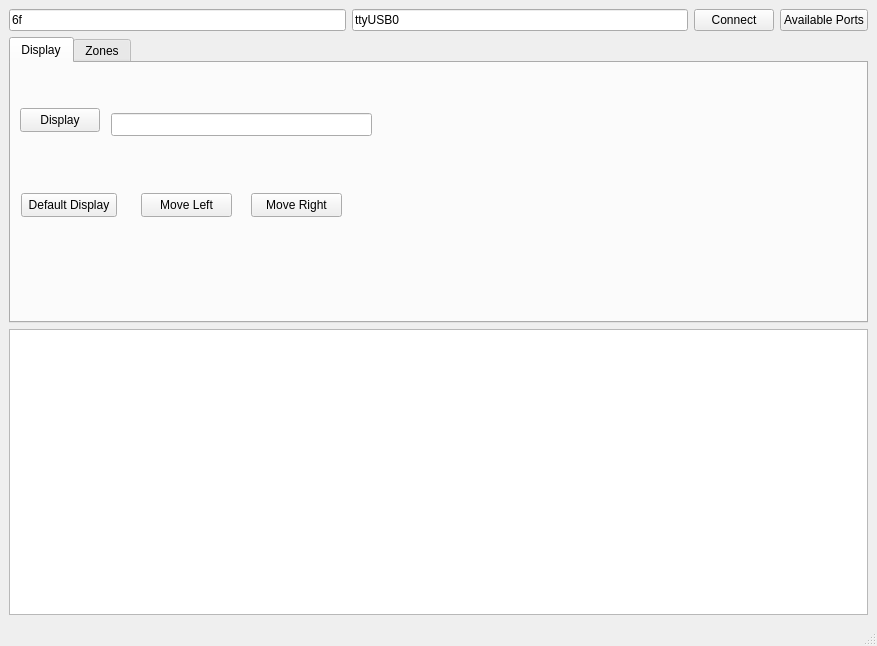
<?xml version="1.0" encoding="UTF-8"?>
<ui version="4.0">
 <class>MainWindow</class>
 <widget class="QMainWindow" name="MainWindow">
  <property name="geometry">
   <rect>
    <x>0</x>
    <y>0</y>
    <width>877</width>
    <height>646</height>
   </rect>
  </property>
  <property name="windowTitle">
   <string>MainWindow</string>
  </property>
  <widget class="QWidget" name="centralwidget">
   <layout class="QVBoxLayout" name="verticalLayout">
    <item>
     <layout class="QHBoxLayout" name="horizontalLayout">
      <item>
       <widget class="QLineEdit" name="lineEditSlaveAddress">
        <property name="text">
         <string>6f</string>
        </property>
        <property name="placeholderText">
         <string>Slave Address e.g. 6f</string>
        </property>
       </widget>
      </item>
      <item>
       <widget class="QLineEdit" name="lineEditPortName">
        <property name="text">
         <string>ttyUSB0</string>
        </property>
        <property name="placeholderText">
         <string>Por name e.g. ttyUSB0</string>
        </property>
       </widget>
      </item>
      <item>
       <widget class="QPushButton" name="pushButtonConnect">
        <property name="text">
         <string>Connect</string>
        </property>
       </widget>
      </item>
      <item>
       <widget class="QPushButton" name="pushButtonAvailablePorts">
        <property name="text">
         <string>Available Ports</string>
        </property>
       </widget>
      </item>
     </layout>
    </item>
    <item>
     <widget class="QTabWidget" name="tabWidget">
      <property name="currentIndex">
       <number>0</number>
      </property>
      <widget class="QWidget" name="tabDisplay">
       <attribute name="title">
        <string>Display</string>
       </attribute>
       <widget class="QPushButton" name="pushButtonDisplayText">
        <property name="geometry">
         <rect>
          <x>9</x>
          <y>45</y>
          <width>80</width>
          <height>24</height>
         </rect>
        </property>
        <property name="text">
         <string>Display</string>
        </property>
       </widget>
       <widget class="QLineEdit" name="lineEditDisplayText">
        <property name="geometry">
         <rect>
          <x>100</x>
          <y>50</y>
          <width>261</width>
          <height>23</height>
         </rect>
        </property>
       </widget>
       <widget class="QPushButton" name="pushButtonDefaultDisplay">
        <property name="geometry">
         <rect>
          <x>10</x>
          <y>130</y>
          <width>96</width>
          <height>24</height>
         </rect>
        </property>
        <property name="text">
         <string>Default Display</string>
        </property>
       </widget>
       <widget class="QPushButton" name="pushButtonDisplayMoveRight">
        <property name="geometry">
         <rect>
          <x>240</x>
          <y>130</y>
          <width>91</width>
          <height>24</height>
         </rect>
        </property>
        <property name="text">
         <string>Move Right</string>
        </property>
       </widget>
       <widget class="QPushButton" name="pushButtonDisplayMoveLeft">
        <property name="geometry">
         <rect>
          <x>130</x>
          <y>130</y>
          <width>91</width>
          <height>24</height>
         </rect>
        </property>
        <property name="text">
         <string>Move Left</string>
        </property>
       </widget>
      </widget>
      <widget class="QWidget" name="tabZones">
       <attribute name="title">
        <string>Zones</string>
       </attribute>
       <widget class="QCheckBox" name="checkBoxToggle">
        <property name="geometry">
         <rect>
          <x>20</x>
          <y>30</y>
          <width>426</width>
          <height>22</height>
         </rect>
        </property>
        <property name="text">
         <string>Turn On</string>
        </property>
       </widget>
       <widget class="QPushButton" name="pushButtonRandomZoneOn">
        <property name="geometry">
         <rect>
          <x>20</x>
          <y>80</y>
          <width>80</width>
          <height>24</height>
         </rect>
        </property>
        <property name="text">
         <string>Random ON</string>
        </property>
       </widget>
       <widget class="QPushButton" name="pushButtonZoneOperate">
        <property name="geometry">
         <rect>
          <x>90</x>
          <y>30</y>
          <width>80</width>
          <height>24</height>
         </rect>
        </property>
        <property name="text">
         <string>Operate</string>
        </property>
       </widget>
      </widget>
     </widget>
    </item>
    <item>
     <widget class="QPlainTextEdit" name="plainTextEditLog"/>
    </item>
   </layout>
  </widget>
  <widget class="QMenuBar" name="menubar">
   <property name="geometry">
    <rect>
     <x>0</x>
     <y>0</y>
     <width>877</width>
     <height>21</height>
    </rect>
   </property>
  </widget>
  <widget class="QStatusBar" name="statusbar"/>
 </widget>
 <resources/>
 <connections/>
</ui>
